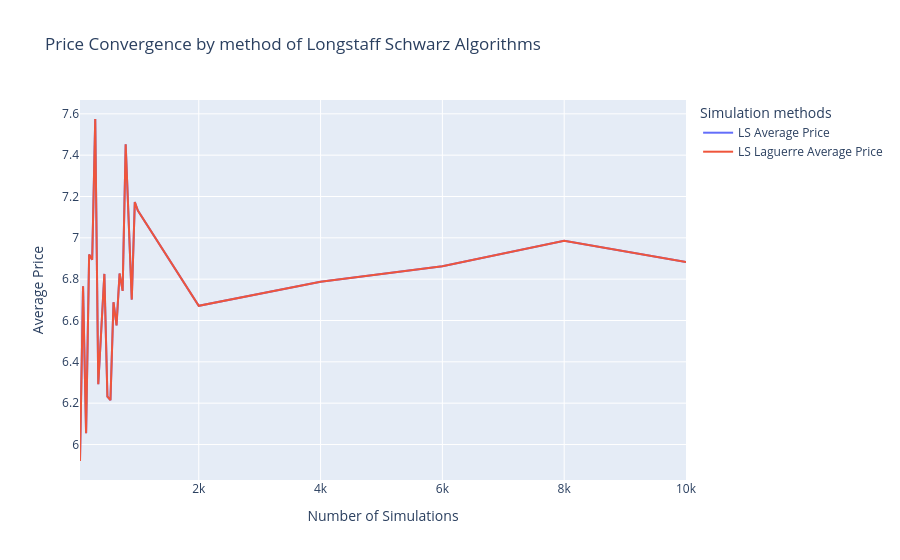

The notebook cell saved with this chart:
### Markdown cell above
## Convergence of both algos to MC Prices for European Options

### Code cell
fig = go.Figure()

fig.add_trace(go.Scatter(
    x=df_call_ls.index,
    y=df_call_ls["mean"],
    mode='lines',
    name='LS Average Price'
))

 # ------ Laguerre -----
fig.add_trace(go.Scatter(
    x=df_call_ls_l.index,
    y=df_call_ls_l["mean"],
    mode='lines',
    name='LS Laguerre Average Price'
))


fig.update_layout(
    title="Price Convergence by method of Longstaff Schwarz Algorithms",
    xaxis_title="Number of Simulations",
    yaxis_title="Average Price",
    legend_title="Simulation methods"
)

fig.show()

### Figure 1 — Plotly figure (JSON) as saved in the notebook; plotly's stock layout.template omitted (floating-point values rounded to 4 significant figures)
{"data": [{"mode": "lines", "name": "LS Average Price", "type": "scatter", "x": [50, 100, 150, 200, 250, 300, 350, 400, 450, 500, 550, 600, 650, 700, 750, 800, 850, 900, 950, 1000, 2000, 4000, 6000, 8000, 10000], "y": [5.92, 6.766, 6.055, 6.92, 6.893, 7.575, 6.292, 6.591, 6.825, 6.232, 6.215, 6.689, 6.576, 6.828, 6.743, 7.453, 7.082, 6.701, 7.174, 7.132, 6.671, 6.788, 6.862, 6.986, 6.882]}, {"mode": "lines", "name": "LS Laguerre Average Price", "type": "scatter", "x": [50, 100, 150, 200, 250, 300, 350, 400, 450, 500, 550, 600, 650, 700, 750, 800, 850, 900, 950, 1000, 2000, 4000, 6000, 8000, 10000], "y": [5.92, 6.766, 6.055, 6.92, 6.893, 7.575, 6.292, 6.591, 6.825, 6.232, 6.215, 6.689, 6.576, 6.828, 6.743, 7.453, 7.082, 6.701, 7.174, 7.132, 6.671, 6.788, 6.862, 6.986, 6.882]}], "layout": {"legend": {"title": {"text": "Simulation methods"}}, "title": {"text": "Price Convergence by method of Longstaff Schwarz Algorithms"}, "xaxis": {"title": {"text": "Number of Simulations"}}, "yaxis": {"title": {"text": "Average Price"}}}}
